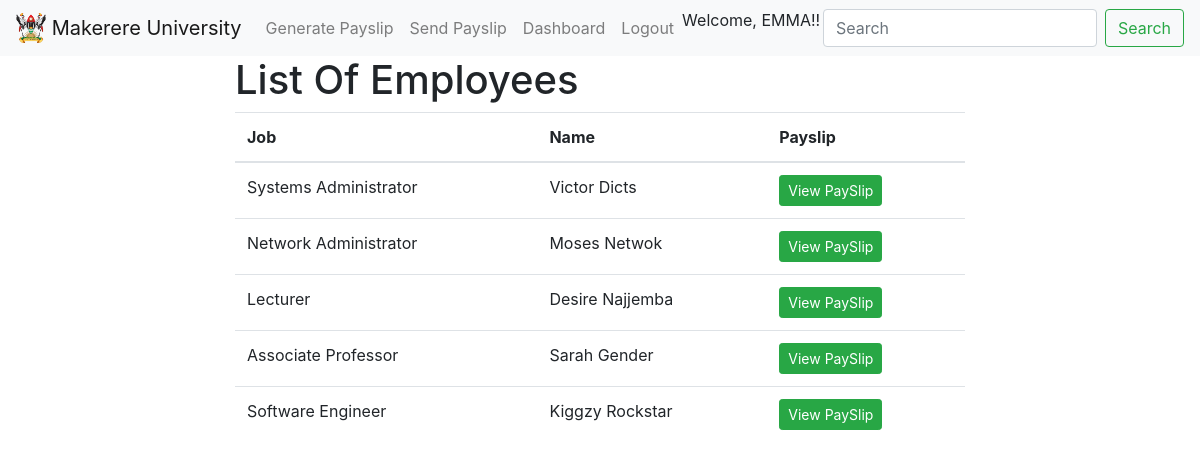
The app's page /home/ (signed in) with its own data.
### MAKAPP/models.py (models this page shows, shortened)
class Employee(models.Model):
    first_name = models.CharField(max_length=100)
    last_name = models.CharField(max_length=100)
    email = models.EmailField()
    hours = models.PositiveIntegerField(default=0)
    jobtitle_status = models.ForeignKey(JobTitle, on_delete=models.CASCADE)
    gross_salary = models.PositiveIntegerField(default=0)

class JobTitle(models.Model):
    position = models.CharField(max_length=100)
    basic_salary = models.PositiveIntegerField(default=0)

### MAKAPP/views.py (the view)
# urls.py: path('home/', views.home, name='home'),
def home(request):
    employee = Employee.objects.all()
    context = {
        'employee': employee,
    }
    return render(request, 'home.html', context)

### MAKAPP/templates/home.html (shortened to what this page needs)
{% extends 'includes/base.html' %}
{% block content %}
{% include 'includes/navbar.html' %}
<div class="container">
    <div class="row">
        <div class="col-md-8 offset-md-2">
            <table class="table table-hover">
              <thead>
                <h1>List Of Employees</h1>
                <tr>
                   <th scope="col">Job</th>
                   <th scope="col">Name</th>
                   <th scope="col">Payslip</th>
                </tr>
              </thead>
              <tbody>
              {% for employee in employee %}
                <tr>
                   <td>{{ employee.jobtitle_status.position }}</td>
                   <td><span>{{ employee.first_name }}</span> <span>{{ employee.last_name }}</span></td>
                   <td><a class="btn btn-success btn-sm" href="{% url 'payslip' employee.id %}">View PaySlip</a></td>
                </tr>
              {% endfor %}
              </tbody>
            </table>
        </div>
    </div>
</div>
{% endblock %}

### MAKAPP/templates/includes/navbar.html (shortened to what this page needs)
{% load static %}
<nav class="navbar navbar-expand-lg navbar-light bg-light">
  <a class="navbar-brand">
    <img src="{% static 'img/makerere-university-logo.png' %}" width="30" height="30" class="d-inline-block align-top" alt="">
    Makerere University
  </a>
  <div class="collapse navbar-collapse" id="navbarSupportedContent">
    <ul class="navbar-nav mr-auto">
      <li class="nav-item">
        <a class="nav-link" href="{% url 'generate_payslip' %}">Generate Payslip</a>
      </li>
      <li class="nav-item">
        <a class="nav-link" href="{% url 'send_payslip' %}">Send Payslip</a>
      </li>
      <li class="nav-item">
        <a class="nav-link" href="{% url 'home' %}">Dashboard</a>
      </li>
      <li class="nav-item">
        <a class="nav-link" href="{% url 'logout' %}">Logout</a>
      </li>
      <li><span>Welcome, {{ user.username }}!!</span></li>
    </ul>
    <form class="form-inline my-2 my-lg-0">
      <input class="form-control mr-sm-2" type="search" placeholder="Search" aria-label="Search">
      <button class="btn btn-outline-success my-2 my-sm-0" type="submit">Search</button>
    </form>
  </div>
</nav>

### MAKAPP/static/css/style.css (style rules this page uses)
body { background-image: url('makerere(img).jpg'); background-size: cover; background-position: center; background-repeat: no-repeat; }

### records on screen
Employee: jobtitle_status.position "Systems Administrator", first_name "Victor", last_name "Dicts"
Employee: jobtitle_status.position "Network Administrator", first_name "Moses", last_name "Netwok"
Employee: jobtitle_status.position "Lecturer", first_name "Desire", last_name "Najjemba"
Employee: jobtitle_status.position "Associate Professor", first_name "Sarah", last_name "Gender"
Employee: jobtitle_status.position "Software Engineer", first_name "Kiggzy", last_name "Rockstar"

### other values on screen
{{ user.username }} "EMMA"
